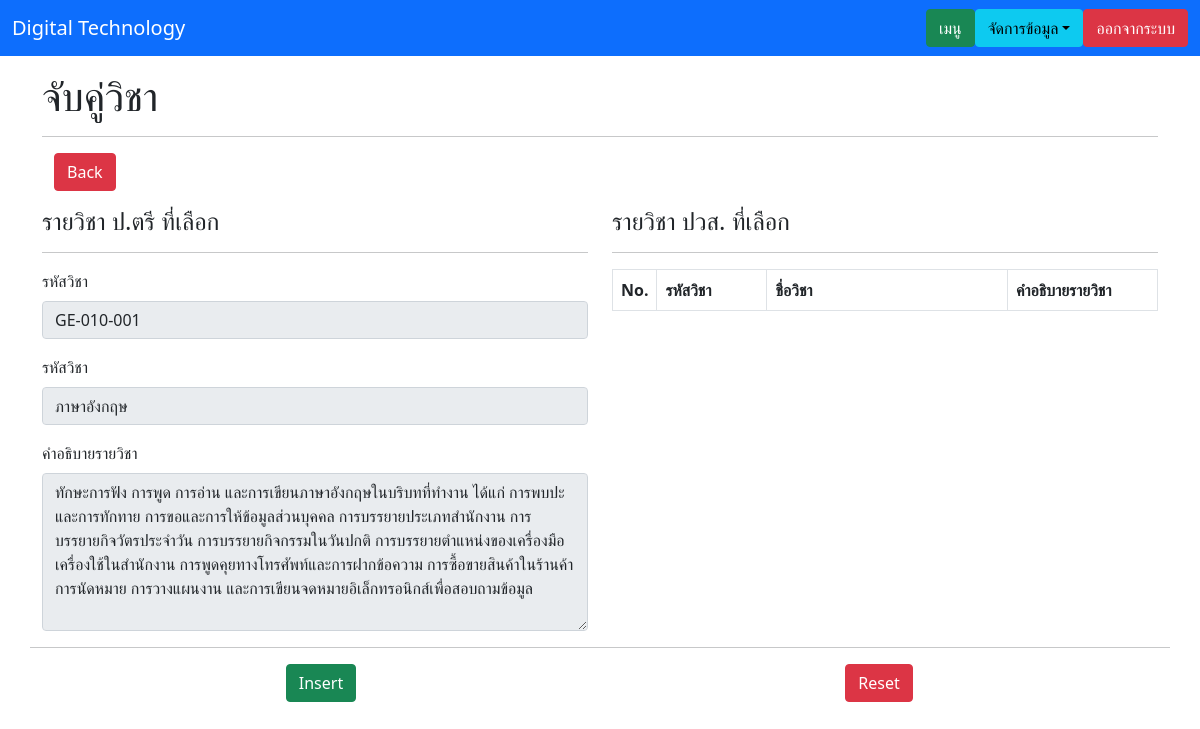
Page /s_match_insert.php?sb_match=1 on the committed database.
### tables this page shows
CREATE TABLE `tblb_subject` (
  `subject_BID` int(3) NOT NULL,
  `subject_BCode` varchar(12) NOT NULL,
  `subject_BName` varchar(255) NOT NULL,
  `subject_BCredit` int(3) NOT NULL,
  `subject_BDes` text NOT NULL,
  `sgID` int(4) NOT NULL,
  `categoryID` int(3) NOT NULL,
  `courseB_ID` int(2) NOT NULL
);

### functions.php (called while the page is built, shortened)
<?php
    class DB_con{
        function __construct() {
            $conn = mysqli_connect(DB_SERVER,DB_USER,DB_PASS,DB_NAME);
            $this->dbcon = $conn;
        }
        public function fetchonerecord_selected_sb($sjbID){
            $result = mysqli_query($this->dbcon, "SELECT * FROM tblb_subject WHERE subject_BID = '$sjbID'");
            return $result;
        }
    }
?>

### s_match_insert.php (the view, shortened to what this page needs)
<?php
    include_once('functions.php');
    if(empty($_GET['sb_match'])){
        echo "<script>alert('โปลดเลือก รายวิชาที่ต้องการเพิ่มการก่อน !');</script>";
        echo "<script>window.location.href='s_match_detail.php'</script>";
    }else{
    $sjbID = $_GET['sb_match'];
    $fetch_select_sjbID = new DB_con();
    $sql_sjbID = $fetch_select_sjbID->fetchonerecord_selected_sb($sjbID);
?>
<!DOCTYPE html>
<html lang="en">
<head>
    <link rel="stylesheet" href="https://stackpath.bootstrapcdn.com/bootstrap/5.0.0-alpha2/css/bootstrap.min.css">
</head>
<body>
    <nav class="navbar navbar-expand-lg navbar-dark bg-primary">
        <div class="container-fluid">
            <a class="navbar-brand" href="index.php">Digital Technology</a>
                <ul class="nav justify-content-end">
                    <li class="nav-item">
                        <a class="btn btn-success" aria-current="page" href="teacher_menu.php">เมนู</a>
                    </li>
                    <li>
                        <div class="dropdown ml-2">
                            <button class="btn btn-info dropdown-toggle" type="button" id="dropdown-menu" data-toggle="dropdown" aria-expanded="false">จัดการข้อมูล</button>
                        </div>
                    </li>
                    <li><a class="btn btn-danger ml-2" aria-current="page" href="logout.php">ออกจากระบบ</a></li>
                </ul>
        </div>
    </nav>
        <div class="container">
        <h1 class = "mt-3">จับคู่วิชา</h1>
        <hr>
    <div class="container">
        <div class="row justify-content-between">
            <div class="col-6">
                <a href="s_match_detail.php" class="btn btn-danger mb-3">Back</a>
            </div>
        </div>
    </div>
    <div class="row justify-content-center">
        <div class="col-6">
            <h4 class="mb-3">รายวิชา ป.ตรี ที่เลือก</h4>
            <hr>
            <?php
                while ($row_sjb = mysqli_fetch_array($sql_sjbID)) {
            ?>
            <form action="" method="post">
                <div class="mb-3">
                    <label for="subject_BCode" class="form-label">รหัสวิชา</label>
                    <input type="text" name="subject_BCode" class="form-control" value="<?php echo $row_sjb['subject_BCode']; ?>" disabled>
                </div>
                <div class="mb-3">
                    <label for="subject_BName" class="form-label">รหัสวิชา</label>
                    <input type="text" name="subject_BName" class="form-control" value="<?php echo $row_sjb['subject_BName']; ?>" disabled>
                </div>
                <div class="mb-3">
                    <label for="subject_BDes" class="form-label">คำอธิบายรายวิชา</label>
                    <textarea class="form-control" name="subject_BDes" rows="6" disabled><?php echo $row_sjb['subject_BDes']; ?></textarea>
                </div>
        </div>
        <div class="col-6">
            <h4 class="mb-3">รายวิชา ปวส. ที่เลือก</h4>
            <hr>
            <table class="table table-bordered table-striped">
                <thead>
                    <th style="width: 30px">No.</th>
                    <th style="width: 110px">รหัสวิชา</th>
                    <th>ชื่อวิชา</th>
                    <th style="width: 150px">คำอธิบายรายวิชา</th>
                </thead>
            </table>
            </div>
            <hr>
                <div class="row justify-content-center text-center">
                    <div class="col-6">
                        <button type="submit" name="insert" class="btn btn-success mb-3 btn-block">Insert</button>
                    </div>
                    <div class="col-6">
                        <button type="reset" name="reset" class="btn btn-danger mb-3 btn-block">Reset</button>
                    </div>
                </div>
        </div>
    <?php } ?>
</body>
</html>
<?php  } ?>

### rows in the picture
tblb_subject: subject_BCode "GE-010-001", subject_BName "ภาษาอังกฤษ", subject_BDes "ทักษะการฟัง การพูด การอ่าน และการเขียนภาษาอังกฤษในบริบทที่ทำงาน ได้แก่ การพบปะและการทักทาย การขอและการให้ข้อมูลส่วนบุคคล การบรรยายประเภทสำนักงาน การบรรยายกิจวัตรประจำวัน การบรรยายกิจกรรมในวันปกติ การบรรยายตำแหน่งของเครื่องมือเครื่องใช้ในสำนักงาน การพูดคุยทางโทรศัพท์และการฝากข้อความ การซื้อขายสินค้าในร้านค้า การนัดหมาย การวางแผนงาน และการเขียนจดหมายอิเล็กทรอนิกส์เพื่อสอบถามข้อมูล"
